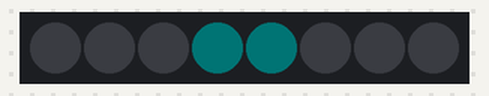
Simulated run of this program. Board: Raspberry Pi (BCM pin numbers) with a Blinkt!. On the bench: 8 RGB LEDs in strip order, left to right. Dim RGB values are drawn brighter than linear; the clock reads 2024-03-15 10:24:30 at power-on unless the program sets it.

Above: at 0.1 s.
At 2.6 s:
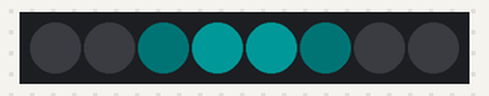
At 4.1 s:
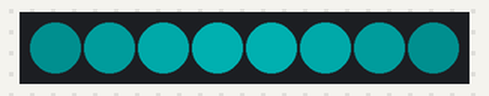
At 5.1 s:
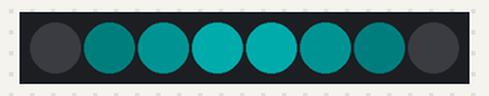
Timing chart, 0 to 40.0 s (numbered marks = the images above):
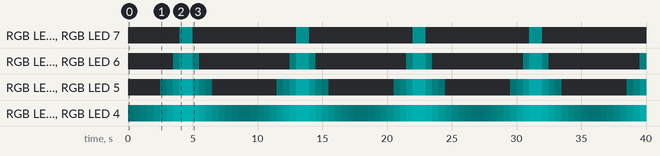

The program:

pulse.py
```python
#!/usr/bin/env python

import colorsys
import time
from sys import exit

try:
    import numpy as np
except ImportError:
    exit('This script requires the numpy module\nInstall with: sudo pip install numpy')

import blinkt

blinkt.set_clear_on_exit()


def make_gaussian(fwhm):
    x = np.arange(0, blinkt.NUM_PIXELS, 1, float)
    y = x[:, np.newaxis]
    x0, y0 = 3.5, 3.5
    fwhm = fwhm
    gauss = np.exp(-4 * np.log(2) * ((x - x0) ** 2 + (y - y0) ** 2) / fwhm ** 2)
    return gauss


while True:
    for z in list(range(1, 10)[::-1]) + list(range(1, 10)):
        fwhm = 5.0 / z
        gauss = make_gaussian(fwhm)
        start = time.time()
        y = 4

        for x in range(blinkt.NUM_PIXELS):
            h = 0.5
            s = 1.0
            v = gauss[x, y]
            rgb = colorsys.hsv_to_rgb(h, s, v)
            r, g, b = [int(255.0 * i) for i in rgb]
            blinkt.set_pixel(x, r, g, b)

        blinkt.show()
        end = time.time()
        t = end - start

        if t < 0.04:
            time.sleep(0.5 - t)
```

Measured:
- by itself, RGB LED 0, RGB LED 7: alternates RGB(0, 15, 15) for 1.0 s and off for 8.0 s
- by itself, RGB LED 1, RGB LED 6: repeats every 9.0 s: RGB(0, 28, 28) 1.0 s, RGB(0, 4, 4) 0.50 s, off 7.0 s, RGB(0, 4, 4) 0.50 s
- by itself, RGB LED 2, RGB LED 5: repeats every 9.0 s: RGB(0, 5, 5) 0.50 s, RGB(0, 19, 19) 0.50 s, RGB(0, 44, 44) 1.0 s, RGB(0, 19, 19) 0.50 s, RGB(0, 5, 5) 0.50 s, RGB(0, 1, 1) 0.50 s, off 5.0 s, RGB(0, 1, 1) 0.50 s
- what the display in image 2 shows lasts 1.0 s, from 4.0 s to 5.0 s
